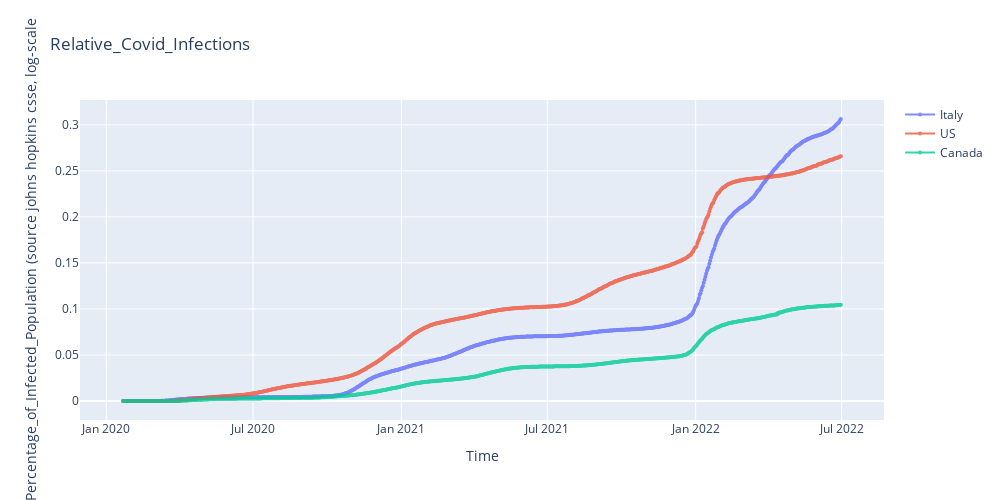

Notebook source saved alongside this figure:
### Code cell
fig = go.Figure()

# definition of plotting individual trace
for each in country_list:
    fig.add_trace(go.Scatter(x = df_Iplot.date, 
                             y = df_Iplot[each+" % Infected"], 
                             mode = 'markers+lines',
                             opacity =0.8,
                             name =each, 
                             line_width = 2, 
                             marker_size =4
                            )
                 )
    
# layout inputs
fig.update_layout(xaxis_title = "Time", 
                  yaxis_title = "Percentage_of_Infected_Population (source johns hopkins csse, log-scale",
                  width = 1000, 
                  height = 500)

#fig.update_yaxes(type = 'log', range = [1.1, 9])
#fig.update_layout(xaxis_rangeslider_visible = True)
#fig.show(renderer = 'chrome')
fig.update_layout(
    title_text="Relative_Covid_Infections")
fig.show()

### Figure 1 — Plotly figure (JSON) as saved in the notebook; plotly's stock layout.template omitted (floating-point values rounded to 4 significant figures; data arrays with more than 128 entries replaced by an {"elided": "..."} marker saying what was removed)
{"data": [{"line": {"width": 2}, "marker": {"size": 4}, "mode": "markers+lines", "name": "Italy", "opacity": 0.8, "type": "scatter", "x": {"elided": "891 str values"}, "y": {"elided": "891 float values"}}, {"line": {"width": 2}, "marker": {"size": 4}, "mode": "markers+lines", "name": "US", "opacity": 0.8, "type": "scatter", "x": {"elided": "891 str values"}, "y": {"elided": "891 float values"}}, {"line": {"width": 2}, "marker": {"size": 4}, "mode": "markers+lines", "name": "Canada", "opacity": 0.8, "type": "scatter", "x": {"elided": "891 str values"}, "y": {"elided": "891 float values"}}], "layout": {"height": 500, "title": {"text": "Relative_Covid_Infections"}, "width": 1000, "xaxis": {"title": {"text": "Time"}}, "yaxis": {"title": {"text": "Percentage_of_Infected_Population (source johns hopkins csse, log-scale"}}}}
